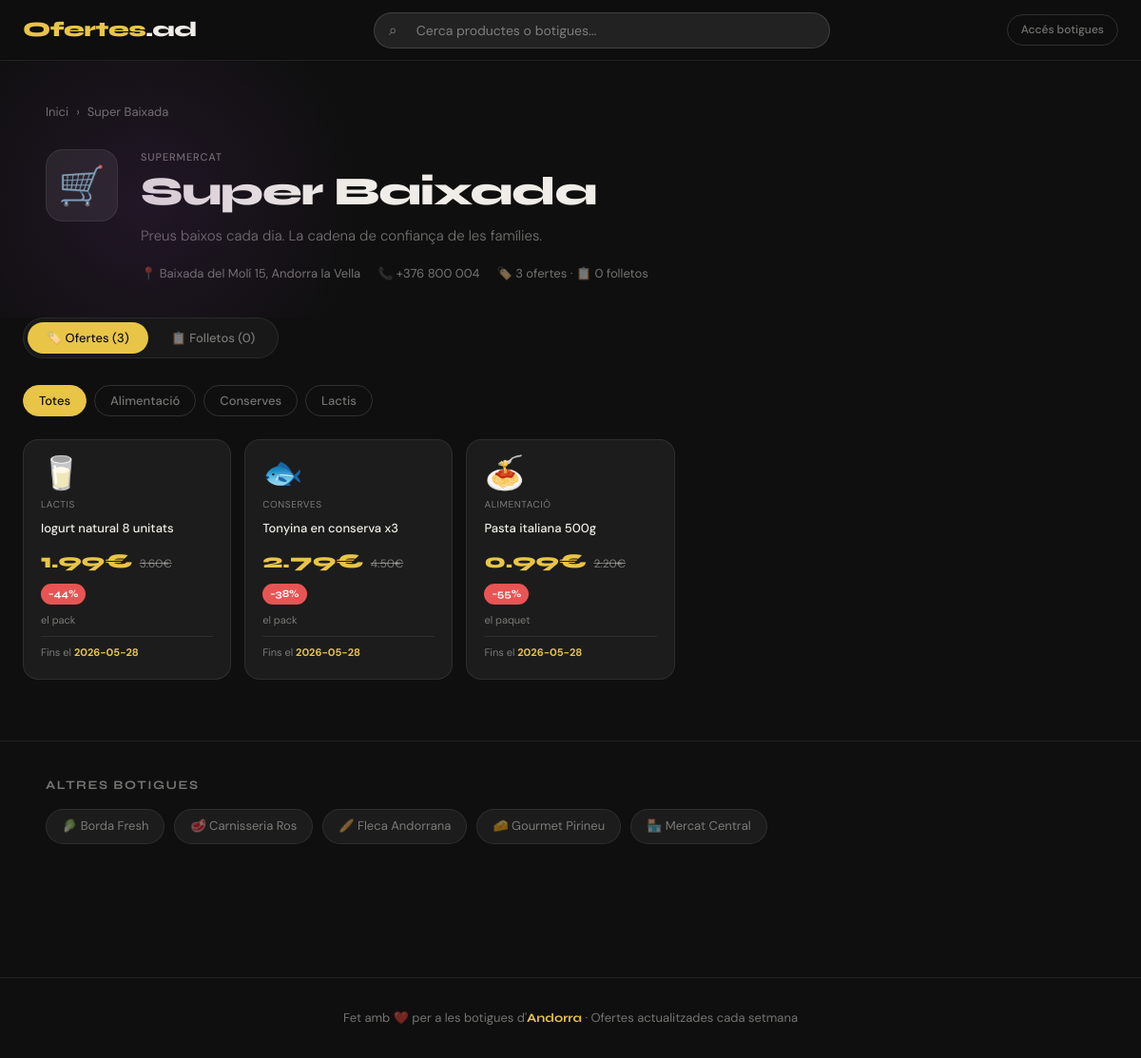
The page /negoci/4 on the database its author committed.
### tables this page shows
CREATE TABLE businesses (
            id        INTEGER PRIMARY KEY AUTOINCREMENT,
            name      TEXT NOT NULL,
            category  TEXT NOT NULL,
            logo      TEXT DEFAULT '🏪',
            color     TEXT DEFAULT '#2D6A4F',
            accent    TEXT DEFAULT '#52B788',
            description TEXT DEFAULT '',
            location  TEXT DEFAULT '',
            phone     TEXT DEFAULT '',
            username  TEXT UNIQUE NOT NULL,
            password  TEXT NOT NULL,
            active    INTEGER DEFAULT 1,
            created   TEXT DEFAULT (datetime('now'))
        );

CREATE TABLE ofertes (
            id           INTEGER PRIMARY KEY AUTOINCREMENT,
            business_id  INTEGER NOT NULL,
            name         TEXT NOT NULL,
            emoji        TEXT DEFAULT '🛒',
            description  TEXT DEFAULT '',
            original_price REAL NOT NULL,
            offer_price  REAL NOT NULL,
            unit         TEXT DEFAULT '',
            category     TEXT DEFAULT '',
            image        TEXT DEFAULT '',
            valid_from   TEXT NOT NULL,
            valid_until  TEXT NOT NULL,
            featured     INTEGER DEFAULT 0,
            created      TEXT DEFAULT (datetime('now')),
            FOREIGN KEY (business_id) REFERENCES businesses(id)
        );

### app.py (the view)
@app.route('/negoci/<int:bid>')
def business(bid):
    db = get_db()
    today = today_str()
    b = db.execute("SELECT * FROM businesses WHERE id=? AND active=1", (bid,)).fetchone()
    if not b:
        return redirect(url_for('index'))
    ofertes = db.execute("""
        SELECT * FROM ofertes WHERE business_id=?
        AND valid_from<=? AND valid_until>=?
        ORDER BY featured DESC, created DESC""", (bid, today, today)).fetchall()
    folletos = db.execute("""
        SELECT * FROM folletos WHERE business_id=?
        AND valid_from<=? AND valid_until>=?
        ORDER BY created DESC""", (bid, today, today)).fetchall()
    categories = sorted(set(o['category'] for o in ofertes if o['category']))
    all_businesses = db.execute("SELECT * FROM businesses WHERE active=1 ORDER BY name").fetchall()
    return render_template('business.html', b=b, ofertes=ofertes,
                           folletos=folletos, categories=categories,
                           all_businesses=all_businesses)

### app.py (called while the page is built)
def get_db():
    conn = sqlite3.connect(DB_PATH)
    conn.row_factory = sqlite3.Row
    conn.execute("PRAGMA journal_mode=WAL")
    return conn

def today_str():
    return date.today().isoformat()

### templates/business.html (shortened to what this page needs)
{% extends "base.html" %}
{% block content %}
<section class="biz-hero">
  <div class="container">
    <div class="breadcrumb"><a href="/">Inici</a><span>›</span><span>{{b.name}}</span></div>
    <div class="hero-inner">
      <div class="logo-xl">{{b.logo}}</div>
      <div>
        <div class="biz-cat2">{{b.category}}</div>
        <h1 class="biz-name2">{{b.name}}</h1>
        <p class="biz-desc2">{{b.description}}</p>
        <div class="biz-meta">
          {% if b.location %}<div class="biz-meta-item">📍 {{b.location}}</div>{% endif %}
          {% if b.phone %}<div class="biz-meta-item">📞 {{b.phone}}</div>{% endif %}
          <div class="biz-meta-item">🏷️ {{ofertes|length}} ofertes · 📋 {{folletos|length}} folletos</div>
        </div>
      </div>
    </div>
  </div>
</section>
<div class="container" style="padding-bottom:64px">
  <div class="tabs">
    <button class="tab active" onclick="showTab('ofertes',this)">🏷️ Ofertes ({{ofertes|length}})</button>
    <button class="tab" onclick="showTab('folletos',this)">📋 Folletos ({{folletos|length}})</button>
  </div>
  <div id="tab-ofertes">
    {% if categories %}
    <div class="cat-tabs" id="catTabs">
      <button class="cat-chip active" data-cat="">Totes</button>
      {% for cat in categories %}<button class="cat-chip" data-cat="{{cat}}">{{cat}}</button>{% endfor %}
    </div>
    {% endif %}
    <div class="offers-grid" id="offersGrid">
      {% if ofertes %}
        {% for o in ofertes %}
        {% set d=((1-o.offer_price/o.original_price)*100)|int %}
        <div class="offer-card" data-cat="{{o.category}}">
          <span class="o-emoji">{{o.emoji}}</span>
          <div class="o-cat">{{o.category}}</div>
          <div class="o-name">{{o.name}}</div>
          <div class="o-prices">
            <span class="o-new">{{"%.2f"|format(o.offer_price)}}€</span>
            <span class="o-old">{{"%.2f"|format(o.original_price)}}€</span>
            <span class="discount">−{{d}}%</span>
          </div>
          <div class="o-unit">{{o.unit}}</div>
          <div class="o-footer"><span class="o-valid">Fins el <strong>{{o.valid_until}}</strong></span></div>
        </div>
        {% endfor %}
      {% else %}
        <div class="empty">Cap oferta activa en aquest moment</div>
      {% endif %}
    </div>
  </div>
</div>
<div style="border-top:1px solid var(--border);padding:36px 24px 56px">
  <div class="container">
    <div class="section-heading" style="margin-bottom:14px">Altres botigues</div>
    <div class="others-scroll">
      {% for ob in all_businesses %}{% if ob.id != b.id %}
      <a href="/negoci/{{ob.id}}" class="other-chip">{{ob.logo}} {{ob.name}}</a>
      {% endif %}{% endfor %}
    </div>
  </div>
</div>
{% endblock %}

### templates/base.html (style rules this page uses)
*,*::before,*::after { box-sizing:border-box;margin:0;padding:0 }
:root { --bg:#0F0F0F;--bg2:#181818;--bg3:#222;--card:#1C1C1C; --border:rgba(255,255,255,.08);--border2:rgba(255,255,255,.14); --text:#F0EDE8;--muted:rgba(240,237,232,.45); --accent:#E8C547;--red:#E85454;--green:#52C97A; --radius:16px;--radius-sm:10px; --shadow:0 4px 24px rgba(0,0,0,.4);--shadow-lg:0 8px 48px rgba(0,0,0,.6); }
html { scroll-behavior:smooth }
body { background:var(--bg);color:var(--text);font-family:'DM Sans',sans-serif;font-size:15px;line-height:1.6;min-height:100vh }
.container { max-width:1200px;margin:0 auto;padding:0 24px }
.discount { display:inline-block;background:var(--red);color:#fff;font-family:'Syne',sans-serif;font-weight:700;font-size:11px;padding:2px 8px;border-radius:50px }
.section-heading { font-family:'Syne',sans-serif;font-weight:700;font-size:13px;letter-spacing:.12em;text-transform:uppercase;color:var(--muted);margin-bottom:20px }

### rows shown on the page
businesses: name "Super Baixada", logo "🛒", category "SUPERMERCAT", description "Preus baixos cada dia. La cadena de confiança de les famílies.", location "Baixada del Molí 15, Andorra la Vella", phone "+376 800 004"
ofertes: category "Alimentació", emoji "🍝", category "ALIMENTACIÓ", name "Pasta italiana 500g", offer_price "0.99", original_price "2.20", d "55", unit "el paquet", valid_until "2026-05-28"
ofertes: category "Conserves", emoji "🐟", category "CONSERVES", name "Tonyina en conserva x3", offer_price "2.79", original_price "4.50", d "38", unit "el pack", valid_until "2026-05-28"
ofertes: category "Lactis", emoji "🥛", category "LACTIS", name "Iogurt natural 8 unitats", offer_price "1.99", original_price "3.60", d "44", unit "el pack", valid_until "2026-05-28"
businesses: logo "🥬", name "Borda Fresh"
businesses: logo "🥩", name "Carnisseria Ros"
businesses: logo "🥖", name "Fleca Andorrana"
businesses: logo "🧀", name "Gourmet Pirineu"
businesses: logo "🏪", name "Mercat Central"

### other values the page prints
{{ ofertes|length }} "3"
{{ folletos|length }} "0"
